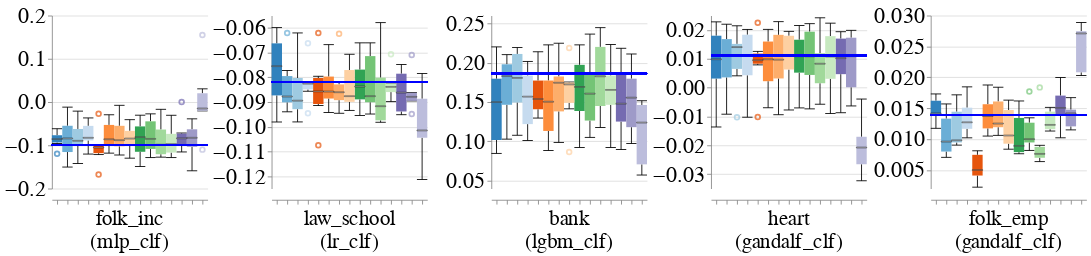

Source (notebook cell):
### Markdown cell above
### Disparity Metrics

### Code cell
create_bar_charts_for_diff_imputers_and_datasets(train_injection_scenario='mixed_exp',
                                                test_injection_scenario='MCAR1 & MAR1 & MNAR1',
                                                dataset_to_group=DATASETS_SENSITIVE_ATTRS,
                                                metric_name='Equalized_Odds_TPR',
                                                db_client=db_client)

### Figure 1 — Vega-Lite specification as saved in the notebook (floating-point values rounded to 4 significant figures; data arrays with more than 128 entries replaced by an {"elided": "..."} marker saying what was removed)
{"config": {"view": {"continuousWidth": 400, "continuousHeight": 300, "stroke": null}, "axis": {"labelFontSize": 26, "labelFontWeight": "normal", "titleFontSize": 28, "titleFontWeight": "normal"}, "facet": {"spacing": 5}, "header": {"labelFontSize": 24, "labelOrient": "bottom", "labelPadding": 5, "titleFontSize": 28}, "legend": {"columns": 4, "direction": "horizontal", "labelFontSize": 28, "labelLimit": 400, "orient": "top", "symbolOffset": 50, "symbolStrokeWidth": 10, "titleAnchor": "middle", "titleFontSize": 30, "titleLimit": 300}, "title": {"fontSize": 28}}, "data": {"name": "data-d012ecbff45d5cd50ec92b37d69d6d4f"}, "facet": {"column": {"field": "Dataset_Name_With_Model_Name", "sort": {"field": "Dataset_Sequence_Number", "order": "ascending"}, "title": null, "type": "nominal"}}, "spec": {"layer": [{"mark": {"type": "boxplot", "median": {"stroke": "black", "strokeWidth": 0.7}, "size": 12, "ticks": true}, "encoding": {"color": {"field": "Null_Imputer_Name", "legend": null, "scale": {"scheme": "category20c"}, "sort": ["deletion", "median-mode", "median-dummy", "miss_forest", "k_means_clustering", "datawig", "automl", "nomi", "tdm", "edit_gain", "gain", "hivae", "notmiwae", "mnar_pvae"], "title": null, "type": "nominal"}, "x": {"axis": {"labels": false}, "field": "Null_Imputer_Name", "sort": ["deletion", "median-mode", "median-dummy", "miss_forest", "k_means_clustering", "datawig", "automl", "nomi", "tdm", "edit_gain", "gain", "hivae", "notmiwae", "mnar_pvae"], "title": null, "type": "nominal"}, "y": {"field": "Metric_Value", "scale": {"zero": false}, "title": null, "type": "quantitative"}}}, {"mark": "rule", "encoding": {"color": {"value": "blue"}, "size": {"value": 2}, "y": {"field": "Baseline_Median", "type": "quantitative"}}}], "height": 200, "width": 180}, "resolve": {"scale": {"y": "independent"}}, "$schema": "https://vega.github.io/schema/vega-lite/v4.17.0.json", "datasets": {"data-d012ecbff45d5cd50ec92b37d69d6d4f": {"elided": "448 records"}}}
